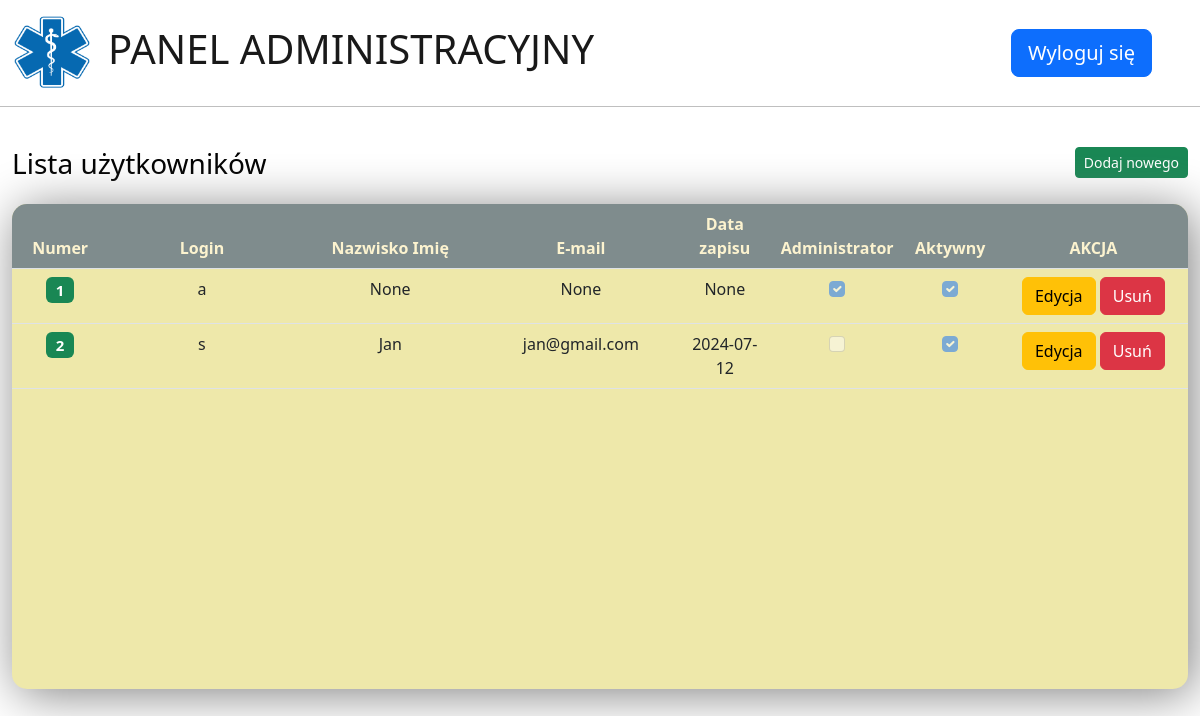
Screenshot of /users (signed in) with the database file from the repository.
### app/models.py (models this page shows, shortened)
class User(db.Model, UserMixin):
    __tablename__ = 'user'
    id = db.Column(db.Integer, primary_key=True)
    login = db.Column(db.String(50), unique=True, nullable=False)
    pwd = db.Column(db.String(100), nullable=False)
    name = db.Column(db.String(100))
    email = db.Column(db.String(100), unique=True)
    date_joined = db.Column(db.Date, default=datetime.utcnow())
    isActive = db.Column(db.Boolean, default=True)
    is_admin = db.Column(db.Boolean, default=False)

### app/routes/admin.py (the view)
@admin_bp.route('/users')
@login_required
def users():
    try:
        if current_user.is_admin:
            users = db.session.query(User).all()
            return render_template('admin.html', users=users)
        return redirect(url_for('visit.main_form'))
    except TemplateNotFound:
        return abort(404)

### app/templates/admin.html (shortened to what this page needs)
<!DOCTYPE html>
<html lang="pl">
<head>
    <link rel="stylesheet" href="{{ url_for('static', filename='css/bootstrap.min.css') }}">
    <link rel="stylesheet" href="{{ url_for('static', filename='css/admin.css') }}">
</head>
<body>
{% block body %}
    <div class="container-xxl">
        <div class="row col-12">
            <nav class="navbar navbar-expand">
                <div class="container-fluid">
                    <a class="navbar-brand">
                        <img src="{{ url_for('static',filename='img/logo.png') }}" alt="" width="80" height="80"
                             class="d-inline-block">
                    </a>
                    <a class="navbar-brand"><h1>PANEL ADMINISTRACYJNY</h1></a>
                    <div class="container-fluid">
                        <div class="collapse navbar-collapse justify-content-end" id="navbarNavTheme">
                            <form action="{{ url_for('auth.logout') }}" class="d-flex">
                                <button class="btn btn-primary btn-lg" type="submit">Wyloguj się</button>
                            </form>
                        </div>
                    </div>
                </div>
            </nav>
        </div>
        <div class="row">
            <hr>
            <div class="col-12">
                <br>
                <h3>Lista użytkowników
                    <button type="button" class="btn btn-success btn-sm float-end"
                            data-bs-toggle="modal" data-bs-target="#NowyUser">Dodaj nowego
                    </button>
                </h3>
            </div>
            <div class="container">
                <div class="row">
                    <div class="col-12">
                        <table class="table strip-table text-center">
                            <thead>
                            <tr>
                                <th class="col-lg-1">Numer</th>
                                <th class="col-lg-2">Login</th>
                                <th class="col-lg-1">Nazwisko Imię</th>
                                <th class="col-lg-2">E-mail</th>
                                <th class="col-lg-1">Data zapisu</th>
                                <th class="col-lg-1">Administrator</th>
                                <th class="col-lg-1">Aktywny</th>
                                <th class="col-lg-3">AKCJA</th>
                            </tr>
                            </thead>
                            {% for row in users %}
                                <tbody>
                                <tr>
                                    <td class="col-lg-1"><h5><span class="badge bg-success">{{ row.id }}</span></h5>
                                    </td>
                                    <td class="col-lg-1">{{ row.login }}</td>
                                    <td class="col-lg-2">{{ row.name }}</td>
                                    <td class="col-lg-2">{{ row.email }}</td>
                                    <td class="col-lg-1">{{ row.date_joined }}</td>
                                    <td class="col-lg-1">{% if row.is_admin == 1 %}
                                        <input class="form-check-input" type="checkbox" value="1" id="is_admin" checked
                                               disabled>
                                    {% else %}
                                        <input class="form-check-input" type="checkbox" id="noAdmin" disabled>
                                    {% endif %}
                                    </td>
                                    <td class="col-lg-1">{% if row.isActive == 1 %}
                                        <input class="form-check-input" type="checkbox" value="1" id="isActive" checked
                                               disabled>
                                    {% else %}
                                        <input class="form-check-input" type="checkbox" id="noActive" disabled>
                                    {% endif %}
                                    </td>
                                    <td class="col-lg-2">
                                        <a href="/admin_user_update/{{ row.id }}" class="btn btn-warning btn-xs"
                                           data-bs-toggle="modal"
                                           data-bs-target="#modaledit{{ row.id }}">Edycja
                                        </a>
                                        <a href="/users/delete/{{ row.id }}" class="btn btn-danger btn-xs"
                                           onclick="return confirm('UWAGA !\n Czy jesteś pewny - usuwasz użytkownika {{ row.login }} ?')">Usuń
                                        </a>
                                    </td>
                                </tr>
                            {% endfor %}
                            </tbody>
                        </table>
                    </div>
                </div>
            </div>
        </div>
    </div>
{% endblock %}
</body>
</html>

### app/static/css/admin.css (style rules this page uses)
body { background-color: var(--primary-color); color: var(--secondary-color); }
.navbar { background-color: inherit; }

### app/templates/admin.html (style rules this page uses)
table { border-collapse: collapse; display: block; width: 100vw; height: 485px; overflow: auto; padding-top: 0px; margin: 15px auto 15px auto; background-color: palegoldenrod; -webkit-border-radius: 15px; -moz-border-radius: 15px; border-radius: 15px; box-shadow: 5px 5px 50px grey; -moz-box-shadow: 5px 5px 50px grey; -webkit-box-shadow: 5px 5px 50px grey; }
thead { z-index: 10; height: 40px; position: sticky; background: #7F8C8D; color: #FCF3CF; top: 0; }
tbody td, tr { margin: 30px; }

### rows the page displays
User: id "1", login "a", name "None", email "None", date_joined "None"
User: id "2", login "s", name "Jan", email "jan@gmail.com", date_joined "2024-07-12"
